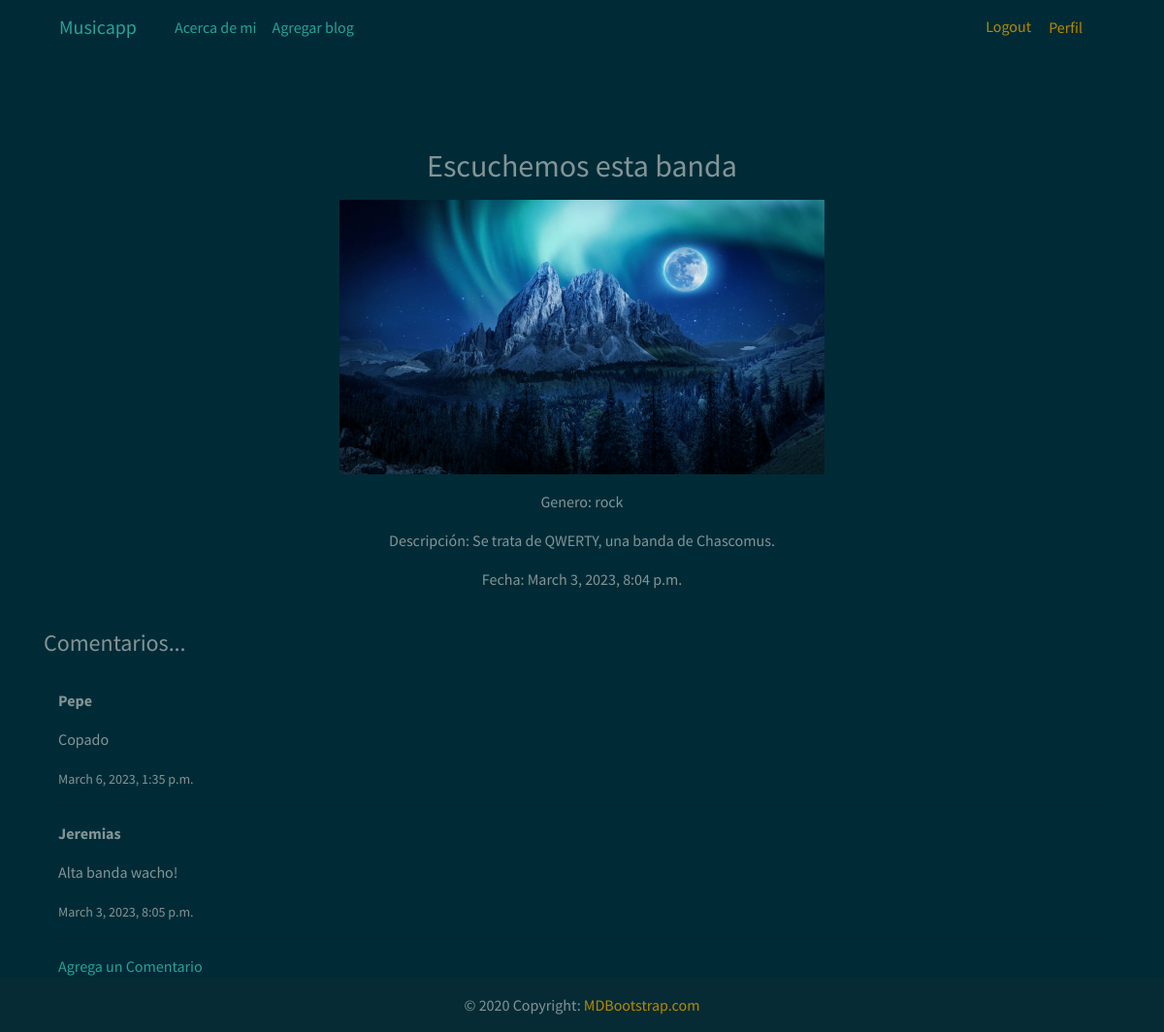
/detalle-blog/1 (signed in), run on the app's committed database.
### Musicapp/models.py (models this page shows, shortened)
class Blog(models.Model):
    generoSeleccion = (
    ('rock','Rock'),
    ('pop', 'Pop'),
    ('clasica','Clasica'),
    ('punk','Punk'),
    ('trap','Trap'),
    ('reggaeton','Reggaeton'),
    ('cumbia','Cumbia'),
    ('otro', 'Otro'),
    )
    usuario = models.ForeignKey(User, on_delete=models.CASCADE, null=True, blank=True)
    titulo = models.CharField(max_length=200)
    genero = models.CharField(max_length=15, choices=generoSeleccion, default='Rock')
    descripcion = models.TextField(null=True, blank=True)
    fechaPublicacion = models.DateTimeField(auto_now_add=True)
    imagenBlog = models.ImageField(null=True, blank=True, upload_to="imagenes/")
    class Meta:
        ordering = ['usuario', '-fechaPublicacion']

class Comentario(models.Model):
    comentario = models.ForeignKey(Blog, related_name='comentarios', on_delete=models.CASCADE, null=True)
    nombre = models.CharField(max_length=40)
    mensaje = models.TextField(null=True, blank=True)
    fechaComentario = models.DateTimeField(auto_now_add=True)
    class Meta:
        ordering = ['-fechaComentario']

### Musicapp/views.py (the view)
# urls.py: path('detalle-blog/<pk>', BlogDetalle.as_view(), name='detalle-blog'),
class BlogDetalle(LoginRequiredMixin, DetailView):
    model = Blog
    template_name = 'Musicapp/Blogs/detalle-blog.html'

### Musicapp/templates/Musicapp/Blogs/detalle-blog.html (shortened to what this page needs)
{% extends 'Musicapp/main.html' %}
{% block contenido %}
<br>
<br>
<div class="row">
    <div class="col-lg-12">
        <div class="container text-center mt-5">
            <p><h2>{{blog.titulo}}</h2></p>
            {% if blog.imagenBlog %}
                <p><img src="{{blog.imagenBlog.url}}" alt="" width="500px"></p>
            {% endif %}
            <p>Genero: {{blog.genero}}</p>
            <p>Descripción: {{blog.descripcion}}</p>
            <p>Fecha: {{blog.fechaPublicacion}}</p>
            </div>
            <br>
            <div class="container">
                <h4>Comentarios...</h4>
                <br>
                <div class="container">
                {% if not blog.comentarios.all %}
                    No han comentado este instrumento
                {% else %}
                    {% for comentario in blog.comentarios.all %}
                    <p><strong>{{comentario.nombre}}</strong></p>
                    <p>{{comentario.mensaje}}</p>
                    <p><small>{{comentario.fechaComentario}}</small></p>
                    <hr>
                    {% endfor %}
                {% endif %}
                <a href="{% url 'comentario' blog.pk %}">Agrega un Comentario</a>
                </div>
            </div>
    </div>
</div>
{% endblock contenido %}

### data on the page
Blog: titulo "Escuchemos esta banda", imagenBlog (picture), genero "rock", descripcion "Se trata de QWERTY, una banda de Chascomus.", fechaPublicacion "March 3, 2023, 8:04 p.m."
Comentario: nombre "Pepe", mensaje "Copado", fechaComentario "March 6, 2023, 1:35 p.m."
Comentario: nombre "Jeremias", mensaje "Alta banda wacho!", fechaComentario "March 3, 2023, 8:05 p.m."
